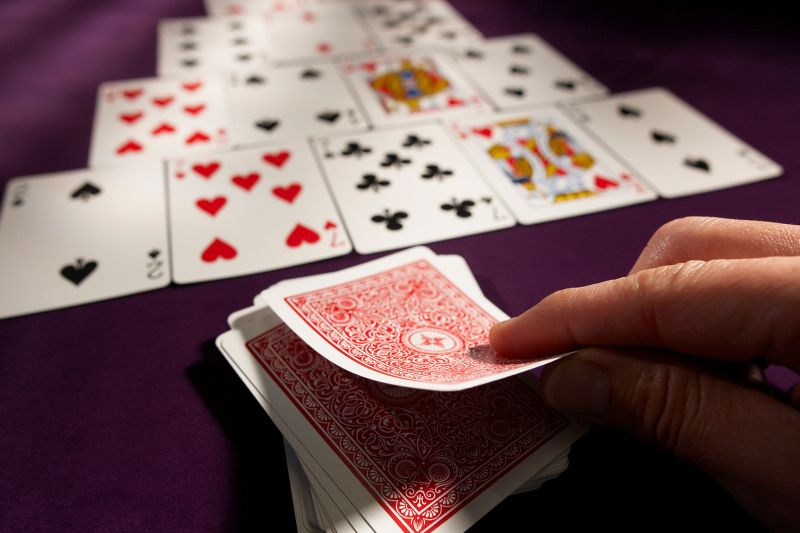
//> input picture Warp Perspective/example.jpg, 1600 x 1066 px (shown at 1/2 size)
$ ./main   (built with g++ and OpenCV 4)
//> lines starting //> are read from the running program, lines starting //| are printed output that depends on the picture; after the words box and inside, x2 and y2 are one past the last pixel; in counts of white or black regions, pixels touching at a corner belong together
#include <iostream>
#include <opencv2/highgui.hpp>
#include <opencv2/imgproc.hpp>
#include <opencv2/imgcodecs.hpp>

using namespace std;


int main(void)
{

	float w = 350,h=300;
	cv::Mat matrix,imgWarp;

	string path = "example.jpg";
	cv::Mat img = cv::imread(path);
//> img is the input picture: 1066 rows x 1600 cols, CV_8UC3; mean B, G, R 89, 88, 115

	cv::Point2f src[4] = {{336,314},{611,271},{353,563},{702,503}};
	cv::Point2f dst[4] = { {0.0f,0.0f},{w,0.0f},{0.0f,h},{w,h}};

	matrix = cv::getPerspectiveTransform(src,dst);
	cv::warpPerspective(img,imgWarp,matrix,cv::Point(w,h));
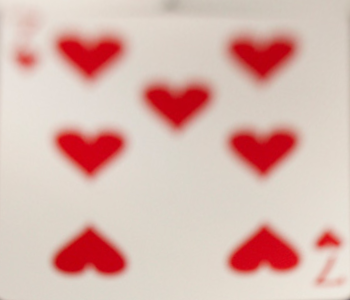
//> imgWarp: 300 rows x 350 cols, CV_8UC3; mean B, G, R 174.8, 182.1, 217

	for(int i = 0; i<4; i++)
	{

		cv::circle(img,src[i],10,cv::Scalar(0,0,255),cv::FILLED);
	}
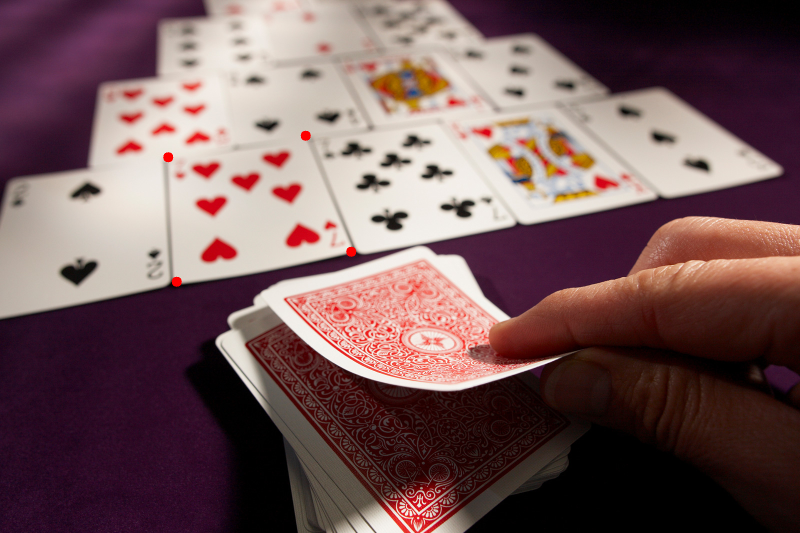
//> img: 1066 rows x 1600 cols, CV_8UC3 (shown at 1/2 size); 0.07% of pixels changed, all inside (x1, y1, x2, y2) = (326, 261, 713, 574)

	cv::imshow("Image",img);
	cv::imshow("Image Warp",imgWarp);
	cv::waitKey(0);

	return 0;
}
